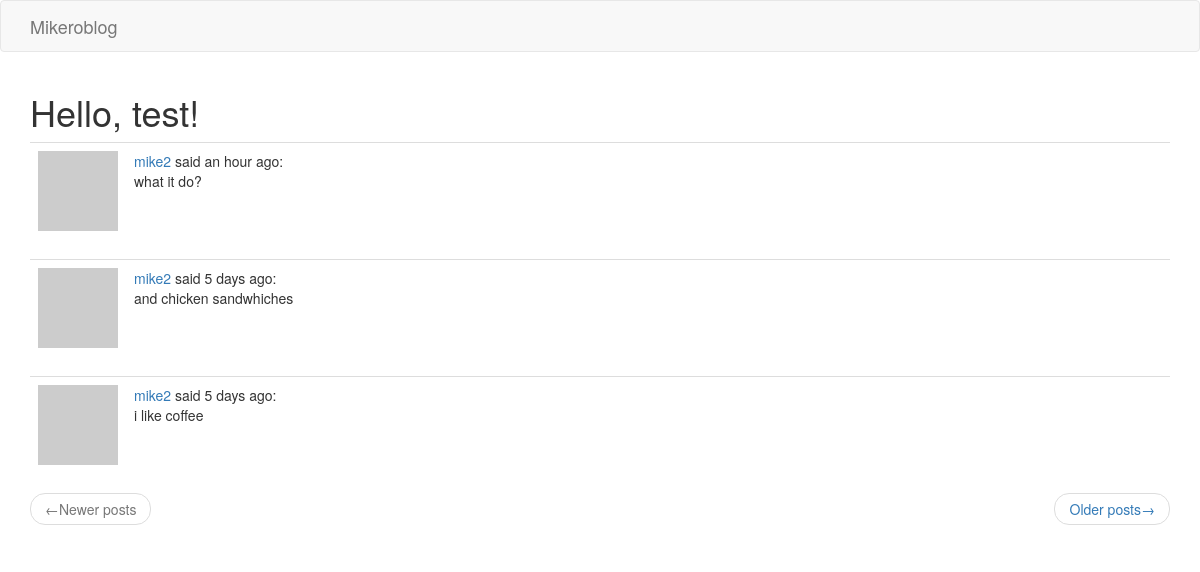
Screenshot of /explore (signed in) with the database file from the repository.
### app/models.py (models this page shows, shortened)
class User(UserMixin, db.Model):
    id = db.Column(db.Integer, primary_key=True)
    username = db.Column(db.String(64), index=True, unique=True)
    email = db.Column(db.String(120), index=True, unique=True)
    password_hash = db.Column(db.String(128))
    posts = db.relationship('Post', backref='author', lazy='dynamic')
    about_me = db.Column(db.String(140))
    last_seen = db.Column(db.DateTime, default=datetime.utcnow)
    followed = db.relationship(
        'User',
        secondary=followers,
        primaryjoin=(followers.c.follower_id == id),
        secondaryjoin=(followers.c.followed_id == id),
        backref=db.backref('followers', lazy='dynamic'),
        lazy='dynamic'
    )
    def avatar(self, size):
        digest = md5(self.email.lower().encode('utf-8')).hexdigest()
        return f'https://www.gravatar.com/avatar/{digest}?d=identicon&s={size}'

class Post(db.Model):
    id = db.Column(db.Integer, primary_key=True)
    body = db.Column(db.String(140))
    timestamp = db.Column(db.DateTime, index=True, default=datetime.utcnow)
    user_id = db.Column(db.Integer, db.ForeignKey('user.id'))

### app/routes.py (the view)
@flask_app.route('/explore')
@login_required
def explore():
    page = request.args.get('page', 1, type=int)
    posts = Post.query.order_by(Post.timestamp.desc()).paginate(
        page, flask_app.config['POSTS_PER_PAGE'], False)
    next_url = url_for('index', page=posts.next_num) \
        if posts.has_next else None
    prev_url = url_for('index', page=posts.prev_num) \
        if posts.has_prev else None
    return render_template('index.html', title='Explore', posts=posts.items,
                           next_url=next_url, prev_url=prev_url)

### app/models.py (called while the page is built)
@login.user_loader
def load_user(id):
    return User.query.get(int(id))

### app/routes.py (called while the page is built)
@flask_app.before_request
def before_request():
    if current_user.is_authenticated:
        current_user.last_seen = datetime.utcnow()
        db.session.commit()

### app/templates/index.html (shortened to what this page needs)
{% extends 'base.html' %}
{% import 'bootstrap/wtf.html' as wtf %}
{% block app_content %}
    <h1>Hello, {{ current_user.username }}!</h1>
    {% for post in posts %}
        {% include '_post.html' %}
    {% endfor %}
    <nav aria-label='...'>
        <ul class='pager'>
            <li class='previous{% if not prev_url %} disabled{% endif %}'>
                <a href='{{ prev_url or "#" }}'>
                    <span aria-hidden='true'>&larr;</span>{{ _('Newer posts') }}
                </a>
            </li>
            <li class='next{% if not next_url %} disabled{% endif %}'>
                <a href='{{ next_url or "#" }}'>
                    {{ _('Older posts') }}<span aria-hidden='true'>&rarr;</span>
                </a>
            </li>
        </ul>
    </nav>
{% endblock %}

### app/templates/_post.html
<table class='table table-hover'>
    <tr>
        <td width='70px'>
            <a href='{{ url_for('user', username=post.author.username) }}'>
                <img src='{{ post.author.avatar(70) }}'>
            </a>
        </td>
        <td>
            <a href='{{ url_for('user', username=post.author.username) }}'>
                {{ post.author.username }}
            </a>
            said {{ moment(post.timestamp).fromNow() }}:
            <br>
            {{ post.body }}
        </td>
    </tr>
</table>

### rows the page displays
User: username "test"
Post: author.username "mike2", timestamp "an hour ago", body "what it do?"
Post: author.username "mike2", timestamp "5 days ago", body "and chicken sandwhiches"
Post: author.username "mike2", timestamp "5 days ago", body "i like coffee"
